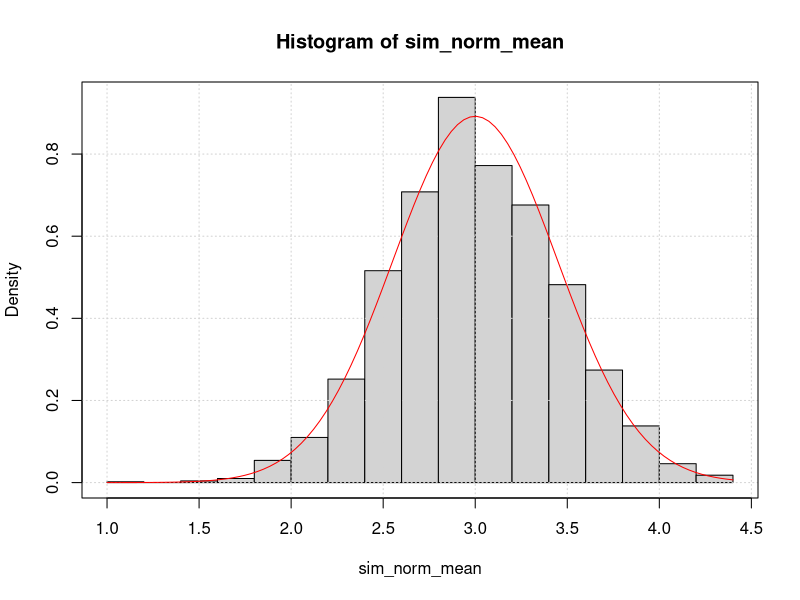

R code for this plot:
sim_norm_calc_mean=function(){
  data=rnorm(n=20,mean=3,sd=2)
  sum(data)/length(data)
}
sim_norm_mean=replicate(n=2500,sim_norm_calc_mean())
hist(sim_norm_mean,probability=T)
grid()
box()
curve(dnorm(x,3,sqrt(4/20)),add=TRUE,col='red')
